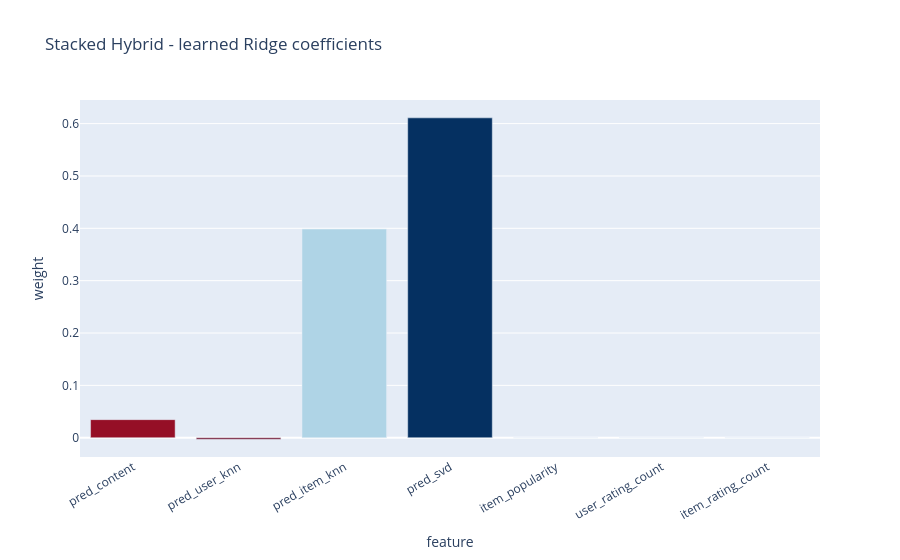

Notebook code cell kept with this figure:
### Markdown cell above
## Learned Ridge coefficients

### Code cell
coef = pd.DataFrame({"feature": StackedHybrid.FEATURE_NAMES, "weight": stacked.meta.coef_})
display(coef)
fig = px.bar(coef, x="feature", y="weight", title="Stacked Hybrid - learned Ridge coefficients",
             color="weight", color_continuous_scale="RdBu")
fig.update_layout(xaxis_tickangle=-30, coloraxis_showscale=False)
save_fig(fig, "eval_stacked_coefficients")

### Figure 1 — Plotly figure (JSON) as saved in the notebook; plotly's stock layout.template omitted (floating-point values rounded to 4 significant figures)
{"data": [{"hovertemplate": "feature=%{x}<br>weight=%{marker.color}<extra></extra>", "legendgroup": "", "marker": {"color": [0.03455, -0.002724, 0.3986, 0.611, -6.047e-08, 7.281e-06, 0.0], "coloraxis": "coloraxis", "pattern": {"shape": ""}}, "name": "", "orientation": "v", "showlegend": false, "textposition": "auto", "type": "bar", "x": ["pred_content", "pred_user_knn", "pred_item_knn", "pred_svd", "item_popularity", "user_rating_count", "item_rating_count"], "xaxis": "x", "y": [0.03455, -0.002724, 0.3986, 0.611, -6.047e-08, 7.281e-06, 0.0], "yaxis": "y"}], "layout": {"barmode": "relative", "coloraxis": {"colorbar": {"title": {"text": "weight"}}, "colorscale": [[0, "rgb(103,0,31)"], [0.1, "rgb(178,24,43)"], [0.2, "rgb(214,96,77)"], [0.3, "rgb(244,165,130)"], [0.4, "rgb(253,219,199)"], [0.5, "rgb(247,247,247)"], [0.6, "rgb(209,229,240)"], [0.7, "rgb(146,197,222)"], [0.8, "rgb(67,147,195)"], [0.9, "rgb(33,102,172)"], [1, "rgb(5,48,97)"]], "showscale": false}, "legend": {"tracegroupgap": 0}, "title": {"text": "Stacked Hybrid - learned Ridge coefficients"}, "xaxis": {"anchor": "y", "domain": [0, 1], "tickangle": -30, "title": {"text": "feature"}}, "yaxis": {"anchor": "x", "domain": [0, 1], "title": {"text": "weight"}}}}
